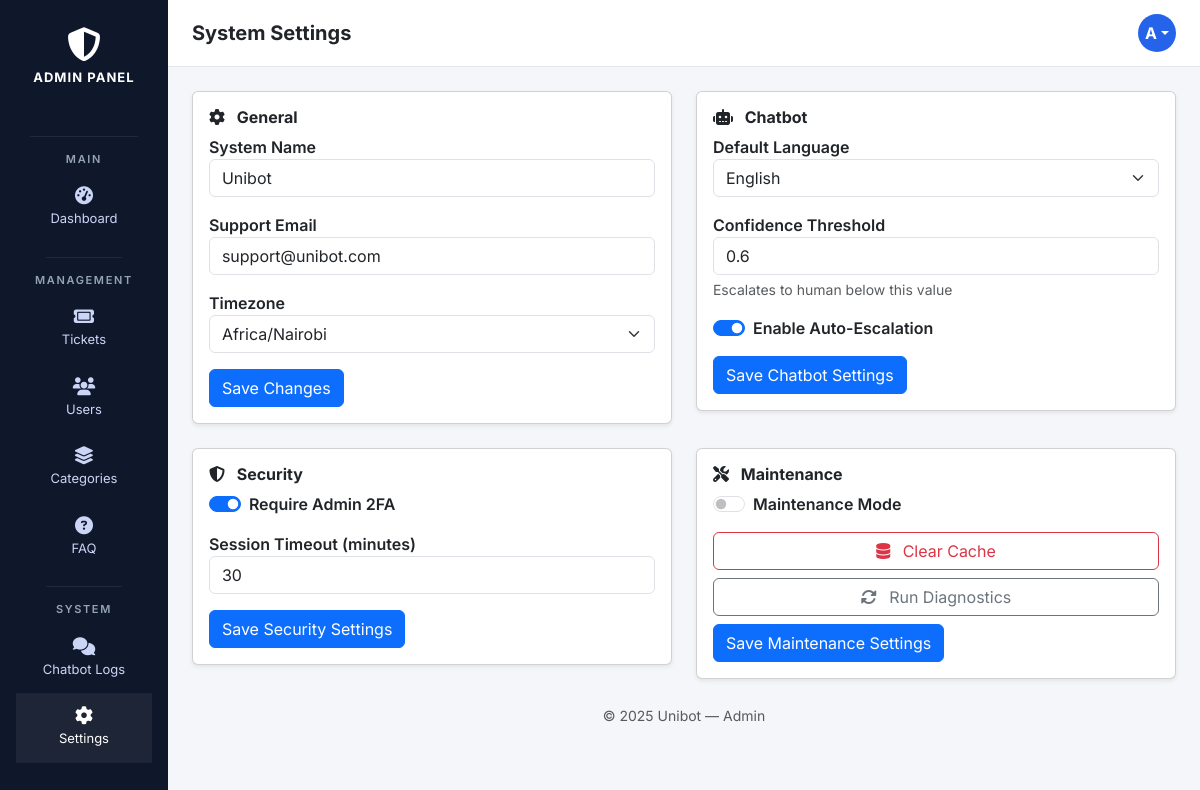
/admin/settings.php (signed in), run on the app's committed database.
### tables this page shows
CREATE TABLE `settings` (
  `id` int(11) NOT NULL DEFAULT 1,
  `system_name` varchar(100) DEFAULT 'Unibot',
  `support_email` varchar(100) DEFAULT 'support@unibot.com',
  `timezone` varchar(50) DEFAULT 'Africa/Nairobi',
  `default_language` varchar(50) DEFAULT 'English',
  `confidence_threshold` float DEFAULT 0.6,
  `auto_escalation` tinyint(1) DEFAULT 1,
  `require_admin_2fa` tinyint(1) DEFAULT 1,
  `session_timeout` int(11) DEFAULT 30,
  `maintenance_mode` tinyint(1) DEFAULT 0
);

### admin/settings.php (the view, shortened to what this page needs)
<?php
require_once "../config/db.php";
$email = $_SESSION['email'] ?? 'admin@unibot.com';
$initials = strtoupper($email[0]);
$stmt = $conn->prepare("SELECT * FROM settings WHERE id=1");
$stmt->execute();
$settings = $stmt->fetch(PDO::FETCH_ASSOC);
$settings = $settings ?: [
    'system_name' => 'Unibot',
    'support_email' => 'support@unibot.com',
    'timezone' => 'Africa/Nairobi',
    'default_language' => 'English',
    'confidence_threshold' => 0.6,
    'auto_escalation' => 1,
    'require_admin_2fa' => 1,
    'session_timeout' => 30,
    'maintenance_mode' => 0
];
?>
<!doctype html>
<html lang="en">
<head>
<link href="https://cdn.jsdelivr.net/npm/bootstrap@5.3.0/dist/css/bootstrap.min.css" rel="stylesheet">
<link href="https://cdnjs.cloudflare.com/ajax/libs/font-awesome/6.5.0/css/all.min.css" rel="stylesheet">
</head>
<body>
<div class="d-flex">
<aside class="sidebar">
    <div class="sidebar-header">
        <i class="fa-solid fa-shield-halved"></i>
        <h5>ADMIN PANEL</h5>
    </div>
    <div class="sidebar-divider"></div>
    <div class="sidebar-nav px-3">
        <div class="sidebar-section">MAIN</div>
        <a href="dashboard.php"><i class="fa-solid fa-gauge-high"></i><span>Dashboard</span></a>
        <div class="sidebar-divider"></div>
        <div class="sidebar-section">MANAGEMENT</div>
        <a href="tickets.php"><i class="fa-solid fa-ticket"></i><span>Tickets</span></a>
        <a href="manage_users.php"><i class="fa-solid fa-users"></i><span>Users</span></a>
        <a href="manage_categories.php"><i class="fa-solid fa-layer-group"></i><span>Categories</span></a>
        <a href="manage_faq.php"><i class="fa-solid fa-circle-question"></i><span>FAQ</span></a>
        <div class="sidebar-divider"></div>
        <div class="sidebar-section">SYSTEM</div>
        <a href="chatbot_logs.php"><i class="fa-solid fa-comments"></i><span>Chatbot Logs</span></a>
        <a class="active" href="settings.php"><i class="fa-solid fa-gear"></i><span>Settings</span></a>
    </div>
</aside>
<main class="flex-grow-1">
<div class="topbar">
    <h5 class="fw-bold mb-0">System Settings</h5>
    <div class="dropdown">
        <div class="avatar dropdown-toggle" data-bs-toggle="dropdown"><?= $initials ?></div>
    </div>
</div>
<div class="p-4">
<div class="row g-4">
<div class="col-lg-6">
<div class="card shadow-sm">
<div class="card-body">
<h6><i class="fa fa-gear me-2"></i> General</h6>
<form method="POST">
<label class="fw-semibold">System Name</label>
<input class="form-control mb-3" name="system_name" value="<?= htmlspecialchars($settings['system_name']) ?>">
<label class="fw-semibold">Support Email</label>
<input class="form-control mb-3" name="support_email" value="<?= htmlspecialchars($settings['support_email']) ?>">
<label class="fw-semibold">Timezone</label>
<select class="form-select mb-3" name="timezone">
<option <?= $settings['timezone']=='Africa/Nairobi'?'selected':'' ?>>Africa/Nairobi</option>
</select>
<button class="btn btn-primary">Save Changes</button>
</form>
</div>
</div>
</div>
<div class="col-lg-6">
<div class="card shadow-sm">
<div class="card-body">
<h6><i class="fa fa-robot me-2"></i> Chatbot</h6>
<form method="POST">
<label class="fw-semibold">Default Language</label>
<select class="form-select mb-3" name="language">
<option <?= $settings['default_language']=='English'?'selected':'' ?>>English</option>
</select>
<label class="fw-semibold">Confidence Threshold</label>
<input type="number" step="0.01" class="form-control mb-1" name="confidence" value="<?= htmlspecialchars($settings['confidence_threshold']) ?>">
<small class="text-muted d-block mb-3">Escalates to human below this value</small>
<div class="form-check form-switch mb-3">
<input class="form-check-input" type="checkbox" name="auto_escalation" <?= $settings['auto_escalation']?'checked':'' ?>>
<label class="form-check-label fw-semibold">Enable Auto-Escalation</label>
</div>
<button class="btn btn-primary">Save Chatbot Settings</button>
</form>
</div>
</div>
</div>
<div class="col-lg-6">
<div class="card shadow-sm">
<div class="card-body">
<h6><i class="fa fa-shield-halved me-2"></i> Security</h6>
<form method="POST">
<div class="form-check form-switch mb-3">
<input class="form-check-input" type="checkbox" name="require_2fa" <?= $settings['require_admin_2fa']?'checked':'' ?>>
<label class="form-check-label fw-semibold">Require Admin 2FA</label>
</div>
<label class="fw-semibold">Session Timeout (minutes)</label>
<input type="number" class="form-control mb-3" name="session_timeout" value="<?= htmlspecialchars($settings['session_timeout']) ?>">
<button class="btn btn-primary">Save Security Settings</button>
</form>
</div>
</div>
</div>
<div class="col-lg-6">
<div class="card shadow-sm">
<div class="card-body">
<h6><i class="fa fa-screwdriver-wrench me-2"></i> Maintenance</h6>
<form method="POST">
<div class="form-check form-switch mb-3">
<input class="form-check-input" type="checkbox" name="maintenance_mode" <?= $settings['maintenance_mode']?'checked':'' ?>>
<label class="form-check-label fw-semibold">Maintenance Mode</label>
</div>
<button class="btn btn-outline-danger w-100 mb-2"><i class="fa fa-database me-2"></i> Clear Cache</button>
<button class="btn btn-outline-secondary w-100"><i class="fa fa-rotate me-2"></i> Run Diagnostics</button>
<button class="btn btn-primary mt-2">Save Maintenance Settings</button>
</form>
</div>
</div>
</div>
</div>
<footer class="text-center text-muted mt-4">
<small>© <?= date('Y') ?> Unibot — Admin</small>
</footer>
</div>
</main>
</div>
</body>
</html>

### admin/settings.php (style rules this page uses)
body { font-family:'Inter',sans-serif; background:#f4f6f9; }
.sidebar { width:260px;background:#0f172a;color:white;min-height:100vh;display:flex;flex-direction:column; }
.sidebar-header { text-align:center;padding:28px 20px; }
.sidebar-header i { font-size:34px;margin-bottom:8px; }
.sidebar-header h5 { font-weight:700;letter-spacing:.08em;font-size:13px; }
.sidebar-divider { height:1px;background:rgba(255,255,255,.08);margin:14px 30px; }
.sidebar-section { text-align:center;font-size:11px;letter-spacing:.15em;color:#94a3b8;margin-bottom:6px;font-weight:600; }
.sidebar-nav a { display:flex;flex-direction:column;align-items:center;padding:14px 0;color:#cbd5f5;text-decoration:none;transition:.2s; }
.sidebar-nav a i { font-size:18px;margin-bottom:4px; }
.sidebar-nav a span { font-size:13px; }
.sidebar-nav a:hover,.sidebar-nav a.active { background:rgba(255,255,255,.06);color:white; }
.topbar { background:white;padding:14px 24px;border-bottom:1px solid #e5e7eb;display:flex;justify-content:space-between;align-items:center; }
.avatar { width:38px;height:38px;border-radius:50%;background:#2563eb;color:white;display:flex;align-items:center;justify-content:center;font-weight:700;cursor:pointer; }
.card-body h6 { font-weight:700; }

### data on the page
settings: system_name "Unibot", support_email "support@unibot.com", timezone "Africa/Nairobi", language "English", confidence "0.6", auto_escalation "☑", require_admin_2fa "☑", session_timeout "30"

### other printed values
$initials "A"
